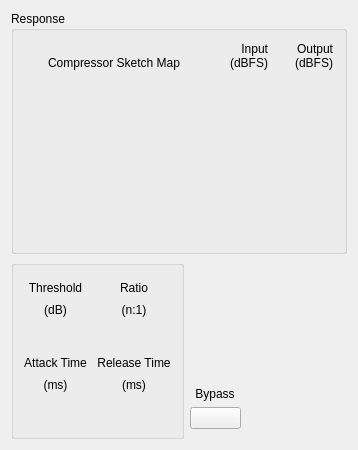
<?xml version="1.0" encoding="UTF-8"?>
<ui version="4.0">
 <class>cfgsettingdyn_Compressor_FangTu</class>
 <widget class="QWidget" name="cfgsettingdyn_Compressor_FangTu">
  <property name="geometry">
   <rect>
    <x>0</x>
    <y>0</y>
    <width>358</width>
    <height>450</height>
   </rect>
  </property>
  <property name="windowTitle">
   <string>Form</string>
  </property>
  <layout class="QVBoxLayout" name="verticalLayout_2">
   <item>
    <widget class="QGroupBox" name="groupBox">
     <property name="title">
      <string>Response</string>
     </property>
     <layout class="QGridLayout" name="gridLayout_2">
      <property name="leftMargin">
       <number>11</number>
      </property>
      <property name="topMargin">
       <number>11</number>
      </property>
      <property name="rightMargin">
       <number>11</number>
      </property>
      <item row="0" column="0">
       <layout class="QGridLayout" name="gridLayout">
        <property name="verticalSpacing">
         <number>0</number>
        </property>
        <item row="2" column="0">
         <widget class="Con_Dyn_Module" name="widget" native="true">
          <property name="minimumSize">
           <size>
            <width>178</width>
            <height>172</height>
           </size>
          </property>
          <property name="maximumSize">
           <size>
            <width>178</width>
            <height>172</height>
           </size>
          </property>
         </widget>
        </item>
        <item row="2" column="1" alignment="Qt::AlignRight">
         <widget class="VolumeWidget" name="Disp_Level_i" native="true">
          <property name="minimumSize">
           <size>
            <width>37</width>
            <height>0</height>
           </size>
          </property>
          <property name="maximumSize">
           <size>
            <width>37</width>
            <height>16777215</height>
           </size>
          </property>
          <property name="MaxValue" stdset="0">
           <number>0</number>
          </property>
          <property name="MinValue" stdset="0">
           <number>-100</number>
          </property>
          <property name="SingleTrack" stdset="0">
           <bool>true</bool>
          </property>
          <property name="ScaleLabel" stdset="0">
           <bool>true</bool>
          </property>
         </widget>
        </item>
        <item row="0" column="1">
         <widget class="QLabel" name="label_14">
          <property name="minimumSize">
           <size>
            <width>0</width>
            <height>0</height>
           </size>
          </property>
          <property name="text">
           <string>Input</string>
          </property>
          <property name="alignment">
           <set>Qt::AlignRight|Qt::AlignTrailing|Qt::AlignVCenter</set>
          </property>
         </widget>
        </item>
        <item row="2" column="2" alignment="Qt::AlignRight">
         <widget class="VolumeWidget" name="Disp_Level_o" native="true">
          <property name="minimumSize">
           <size>
            <width>37</width>
            <height>0</height>
           </size>
          </property>
          <property name="maximumSize">
           <size>
            <width>37</width>
            <height>16777215</height>
           </size>
          </property>
          <property name="MaxValue" stdset="0">
           <number>0</number>
          </property>
          <property name="MinValue" stdset="0">
           <number>-100</number>
          </property>
          <property name="SingleTrack" stdset="0">
           <bool>true</bool>
          </property>
          <property name="ScaleLabel" stdset="0">
           <bool>true</bool>
          </property>
         </widget>
        </item>
        <item row="0" column="2">
         <widget class="QLabel" name="label_13">
          <property name="minimumSize">
           <size>
            <width>0</width>
            <height>0</height>
           </size>
          </property>
          <property name="text">
           <string>Output</string>
          </property>
          <property name="alignment">
           <set>Qt::AlignRight|Qt::AlignTrailing|Qt::AlignVCenter</set>
          </property>
         </widget>
        </item>
        <item row="1" column="2">
         <widget class="QLabel" name="label_4">
          <property name="text">
           <string>(dBFS)</string>
          </property>
          <property name="alignment">
           <set>Qt::AlignRight|Qt::AlignTrailing|Qt::AlignVCenter</set>
          </property>
         </widget>
        </item>
        <item row="1" column="1">
         <widget class="QLabel" name="label_5">
          <property name="text">
           <string>(dBFS)</string>
          </property>
          <property name="alignment">
           <set>Qt::AlignRight|Qt::AlignTrailing|Qt::AlignVCenter</set>
          </property>
         </widget>
        </item>
        <item row="1" column="0">
         <widget class="QLabel" name="label_6">
          <property name="text">
           <string>Compressor Sketch Map</string>
          </property>
          <property name="alignment">
           <set>Qt::AlignCenter</set>
          </property>
         </widget>
        </item>
       </layout>
      </item>
     </layout>
    </widget>
   </item>
   <item>
    <layout class="QHBoxLayout" name="horizontalLayout">
     <item>
      <widget class="QGroupBox" name="groupBox_2">
       <property name="title">
        <string/>
       </property>
       <layout class="QGridLayout" name="gridLayout_4">
        <property name="leftMargin">
         <number>10</number>
        </property>
        <property name="topMargin">
         <number>10</number>
        </property>
        <property name="rightMargin">
         <number>10</number>
        </property>
        <property name="bottomMargin">
         <number>10</number>
        </property>
        <property name="horizontalSpacing">
         <number>10</number>
        </property>
        <property name="verticalSpacing">
         <number>0</number>
        </property>
        <item row="0" column="0">
         <widget class="QLabel" name="label">
          <property name="text">
           <string>Threshold</string>
          </property>
          <property name="alignment">
           <set>Qt::AlignCenter</set>
          </property>
         </widget>
        </item>
        <item row="3" column="0">
         <widget class="QLabel" name="label_7">
          <property name="text">
           <string>Attack Time</string>
          </property>
          <property name="alignment">
           <set>Qt::AlignCenter</set>
          </property>
         </widget>
        </item>
        <item row="2" column="0" alignment="Qt::AlignHCenter">
         <widget class="ConfigGainWidget" name="slider_Threshold" native="true">
          <property name="minimumSize">
           <size>
            <width>30</width>
            <height>30</height>
           </size>
          </property>
         </widget>
        </item>
        <item row="1" column="0">
         <widget class="QLabel" name="label_2">
          <property name="text">
           <string>(dB)</string>
          </property>
          <property name="alignment">
           <set>Qt::AlignCenter</set>
          </property>
         </widget>
        </item>
        <item row="6" column="1" alignment="Qt::AlignHCenter">
         <widget class="ConfigGainWidget" name="slider_Release" native="true">
          <property name="minimumSize">
           <size>
            <width>30</width>
            <height>30</height>
           </size>
          </property>
         </widget>
        </item>
        <item row="5" column="0">
         <widget class="QLabel" name="label_8">
          <property name="text">
           <string>(ms)</string>
          </property>
          <property name="alignment">
           <set>Qt::AlignCenter</set>
          </property>
         </widget>
        </item>
        <item row="6" column="0" alignment="Qt::AlignHCenter">
         <widget class="ConfigGainWidget" name="slider_Response" native="true">
          <property name="minimumSize">
           <size>
            <width>30</width>
            <height>30</height>
           </size>
          </property>
         </widget>
        </item>
        <item row="2" column="1" alignment="Qt::AlignHCenter">
         <widget class="ConfigGainWidget" name="slider_Ratio" native="true">
          <property name="minimumSize">
           <size>
            <width>30</width>
            <height>30</height>
           </size>
          </property>
         </widget>
        </item>
        <item row="5" column="1">
         <widget class="QLabel" name="label_10">
          <property name="text">
           <string>(ms)</string>
          </property>
          <property name="alignment">
           <set>Qt::AlignCenter</set>
          </property>
         </widget>
        </item>
        <item row="3" column="1">
         <widget class="QLabel" name="label_9">
          <property name="text">
           <string>Release Time</string>
          </property>
          <property name="alignment">
           <set>Qt::AlignCenter</set>
          </property>
         </widget>
        </item>
        <item row="0" column="1">
         <widget class="QLabel" name="label_3">
          <property name="text">
           <string>Ratio</string>
          </property>
          <property name="alignment">
           <set>Qt::AlignCenter</set>
          </property>
         </widget>
        </item>
        <item row="1" column="1">
         <widget class="QLabel" name="label_12">
          <property name="text">
           <string>(n:1)</string>
          </property>
          <property name="alignment">
           <set>Qt::AlignCenter</set>
          </property>
         </widget>
        </item>
       </layout>
      </widget>
     </item>
     <item>
      <layout class="QVBoxLayout" name="verticalLayout">
       <property name="bottomMargin">
        <number>10</number>
       </property>
       <item>
        <spacer name="verticalSpacer">
         <property name="orientation">
          <enum>Qt::Vertical</enum>
         </property>
         <property name="sizeHint" stdset="0">
          <size>
           <width>10</width>
           <height>40</height>
          </size>
         </property>
        </spacer>
       </item>
       <item alignment="Qt::AlignHCenter">
        <widget class="QLabel" name="label_11">
         <property name="text">
          <string>Bypass</string>
         </property>
         <property name="alignment">
          <set>Qt::AlignCenter</set>
         </property>
        </widget>
       </item>
       <item alignment="Qt::AlignHCenter">
        <widget class="QPushButton" name="pb_bypass">
         <property name="minimumSize">
          <size>
           <width>51</width>
           <height>0</height>
          </size>
         </property>
         <property name="maximumSize">
          <size>
           <width>16777215</width>
           <height>16777215</height>
          </size>
         </property>
         <property name="focusPolicy">
          <enum>Qt::NoFocus</enum>
         </property>
         <property name="styleSheet">
          <string notr="true"/>
         </property>
         <property name="text">
          <string/>
         </property>
         <property name="checkable">
          <bool>true</bool>
         </property>
        </widget>
       </item>
      </layout>
     </item>
     <item>
      <spacer name="horizontalSpacer">
       <property name="orientation">
        <enum>Qt::Horizontal</enum>
       </property>
       <property name="sizeHint" stdset="0">
        <size>
         <width>40</width>
         <height>20</height>
        </size>
       </property>
      </spacer>
     </item>
    </layout>
   </item>
  </layout>
 </widget>
 <customwidgets>
  <customwidget>
   <class>ConfigGainWidget</class>
   <extends>QWidget</extends>
   <header>customWidget/configgainwidget.h</header>
   <container>1</container>
  </customwidget>
  <customwidget>
   <class>VolumeWidget</class>
   <extends>QWidget</extends>
   <header>customWidget/volumewidget.h</header>
   <container>1</container>
  </customwidget>
  <customwidget>
   <class>Con_Dyn_Module</class>
   <extends>QWidget</extends>
   <header>customWidget/con_dyn_module.h</header>
   <container>1</container>
  </customwidget>
 </customwidgets>
 <resources/>
 <connections/>
</ui>
